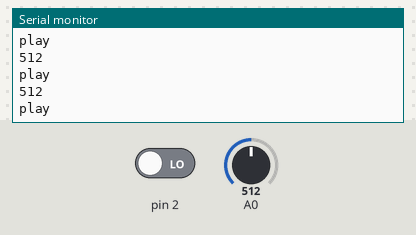
A sketch run on a simulated Arduino Uno, built with avr-gcc and run on an emulated ATmega328P. On the bench: the last lines printed to the serial monitor. The test bench sets the inputs (shaded band); at power-on: A0 = 512, pin 2 LOW.

Above: at 5.1 s.
5.2 s: A0 set to 6
At 5.29 s:
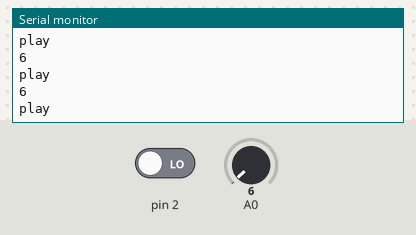
6.7 s: A0 set to 3
At 6.76 s:
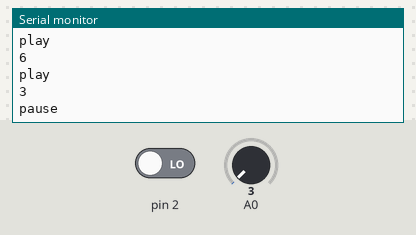
Timing chart, 0 to 9.7 s (numbered marks = the images above; inputs shaded):
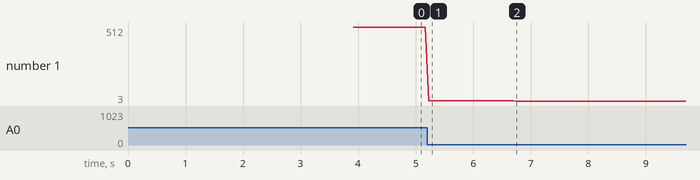

The sketch:

guangzhaoyinyue.ino
```cpp
#include <IRremote.h>

int a =5;

#define music_num_MAX 9

#include <SoftwareSerial.h>
//用户自定义部分-----------------

#include <Wire.h>

//EEPROM---------------------
#include <EEPROM.h>
#define EEPROM_write(address, p) {int i = 0; byte *pp = (byte*)&(p);for(; i < sizeof(p); i++) EEPROM.write(address+i, pp[i]);}
#define EEPROM_read(address, p)  {int i = 0; byte *pp = (byte*)&(p);for(; i < sizeof(p); i++) pp[i]=EEPROM.read(address+i);}

struct config_type
{
  int EEPROM_music_num;       //歌曲的数目
  int EEPROM_music_vol;       //歌曲的音量
};

//用户自定义部分------------------------
#include "audio.h"   //"arduino.h"是控制音频文件

boolean music_status = false; //歌曲播放状态
int music_num = 1;    //歌曲序号
int music_vol = 20;             //音量0~30

String dateStr, ret;

boolean key, key_cache;         //定义mp3的开关

unsigned long music_vol_time_cache = 0;
unsigned long music_vol_time = 0;
boolean music_vol_sta = false;


void setup()        //创建无返回值函数
{
  Serial.begin(9600);    //初始化串口通信，并将波特率设置为9600
  //pinMode(A0, INPUT);
  //pinMode(A1, INPUT);
  //EEPROM---------------------

  //初始化mp3模块
  audio_init(DEVICE_TF, MODE_loopOne, music_vol);   //初始化mp3模块

  // u8g.setRot180();  // rotate screen, if required

}

void loop()            //无返回值Loop函数
{   int n = analogRead(A0);        //读取模拟口A0数值
  Serial.println(n);

  if (n>= a)
    {   Serial.println("play");   //串口输出 “play”（工作
        audio_play();              //音频工作
      }
      else  //暂停
      {
        Serial.println("pause");   //串口输出 “pause”（暂停）
        audio_pause();              //音频暂停工作
      }
    }


void eeprom_WRITE()
{
  config_type config;     // 定义结构变量config，并定义config的内容
  config.EEPROM_music_num = music_num;
  config.EEPROM_music_vol = music_vol;

  EEPROM_write(0, config);  // 变量config存储到EEPROM，地址0写入
}

void eeprom_READ()
{
  config_type config_readback;
  EEPROM_read(0, config_readback);
  music_num = config_readback.EEPROM_music_num;
  music_vol = config_readback.EEPROM_music_vol;
}

//主界面，可自由定义
```

audio.h
```cpp
#include "arduino.h"
#include <SoftwareSerial.h>

SoftwareSerial mySerial(-1, 3); // RX, TX

#define AUDIO_PORT mySerial    //Core+
//#define AUDIO_PORT mySerial  //Core

byte sn_reset[4] =
{
  0x7E, 0x02, 0x0C, 0xEF
};

byte sn_choose[6] =
{
  0x7E, 0x04, 0x03, 0x00, 0x01, 0xEF
};

byte sn_vol[5] =
{
  0x7E, 0x03, 0x06, 0x18, 0xEF
};

byte sn_device[5] =
{
  0x7E, 0x03, 0x09, 0x01, 0xEF
};

byte sn_pause[4] =
{
  0x7E, 0x02, 0x0E, 0xEF
};

byte sn_play[4] =
{
  0x7E, 0x02, 0x0D, 0xEF
};

byte sn_mode[5] =
{
  0x7E, 0x03, 0x11, 0x00, 0xEF
};

byte sn_down[4] =
{
  0x7E, 0x02, 0x01, 0xEF
};

byte sn_up[4] =
{
  0x7E, 0x02, 0x02, 0xEF
};

byte sn_eq[5] =
{
  0x7E, 0x03, 0x07, 0x01, 0xEF
};

//-----------------------------
void audio_pause()
{
  AUDIO_PORT.write(sn_pause, 4);
  delay(50);
}

void audio_play()
{
  AUDIO_PORT.write(sn_play, 4);
  delay(50);
}

//play eq    (Normal/Pop/Rock/Jazz/Classic/Base)  0-5
void audio_eq(byte _audio_eq)
{
  sn_mode[3] = _audio_eq;
  AUDIO_PORT.write(sn_eq, 5);
  delay(100);
}

#define MODE_loopAll 0
#define MODE_loopOne 1
#define MODE_One_END 2
#define MODE_One_STOP  4
//play mode    (ALL/FOL/ONE/RAM/ONE_STOP)  0-4
void audio_mode(byte _audio_mode)
{
  sn_mode[3] = _audio_mode;
  while (digitalRead(2))
    AUDIO_PORT.write(sn_mode, 5);
  delay(100);
}

#define DEVICE_Flash  5
#define DEVICE_TF  1
//device select    (U/TF/AUX/SLEEP/FLASH)  0-4
void audio_device(byte _audio_device)
{
  sn_device[3] = _audio_device;
  while (digitalRead(2))
    AUDIO_PORT.write(sn_device, 5);
  delay(1500);
}

void audio_down()
{
  AUDIO_PORT.write(sn_down, 4);
  delay(500);
}

void audio_up()
{
  AUDIO_PORT.write(sn_up, 4);
  delay(500);
}

void audio_vol(byte _audio_vol)
{
  sn_vol[3] = _audio_vol;
  AUDIO_PORT.write(sn_vol, 5);
  delay(50);
}

void audio_choose(byte _audio_choose)
{
  sn_choose[4] = _audio_choose;
  AUDIO_PORT.write(sn_choose, 6);
  delay(200);
}

void audio_reset()
{
  while (digitalRead(2))
    AUDIO_PORT.write(sn_reset, 4);
  delay(1000);
}

void audio_init(int _audio_init_device, int _audio_init_mode, int _audio_init_vol)
{
  AUDIO_PORT.begin(9600);
  delay(1000);
  audio_reset();
  audio_device(_audio_init_device);
  audio_mode(_audio_init_mode);
  audio_vol(_audio_init_vol);
  audio_choose(1);
  audio_pause();
}
```

Measured:
- the behaviour switches between 5 and 4 on A0 (found by bisection; images 1 and 2)
- after the input at 5.2 s, the serial monitor: prints a new line at once (image 1)
- after the input at 6.7 s, the serial monitor: prints a new line after 0.05 s (image 2)
- plotted number 1: 512 → 6 after the input at 5.2 s, 6 → 3 after the input at 6.7 s
